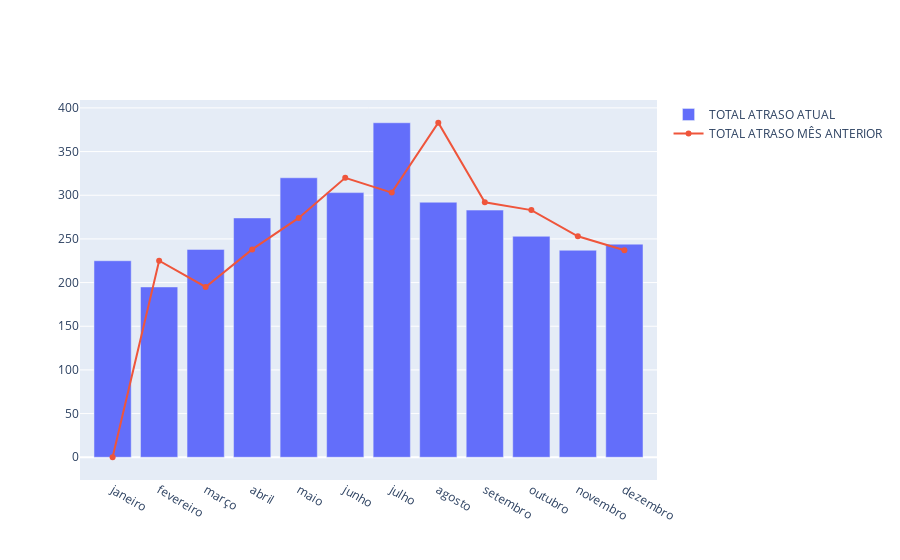

Notebook code for this chart:
### Code cell
fig = go.Figure()
fig.add_trace(
    go.Bar(
        x=dataframe['NOME_MES_CHEGADA_PREVISTA'],
        y=dataframe['TOTAL_ATRASO'],
        name='TOTAL ATRASO ATUAL',
        textposition='auto'
    
    )
)
fig.add_trace(
    go.Scatter(
        x=dataframe['NOME_MES_CHEGADA_PREVISTA'],
        y=dataframe['TOTAL_ATRASO_DESLOCADO'],
        name='TOTAL ATRASO MÊS ANTERIOR'
    )
)

fig.show()

### Figure 1 — Plotly figure (JSON) as saved in the notebook; plotly's stock layout.template omitted (floating-point values rounded to 4 significant figures)
{"data": [{"name": "TOTAL ATRASO ATUAL", "textposition": "auto", "type": "bar", "x": ["janeiro", "fevereiro", "março", "abril", "maio", "junho", "julho", "agosto", "setembro", "outubro", "novembro", "dezembro"], "y": [225, 195, 238, 274, 320, 303, 383, 292, 283, 253, 237, 244]}, {"name": "TOTAL ATRASO MÊS ANTERIOR", "type": "scatter", "x": ["janeiro", "fevereiro", "março", "abril", "maio", "junho", "julho", "agosto", "setembro", "outubro", "novembro", "dezembro"], "y": [0, 225, 195, 238, 274, 320, 303, 383, 292, 283, 253, 237]}], "layout": {}}
